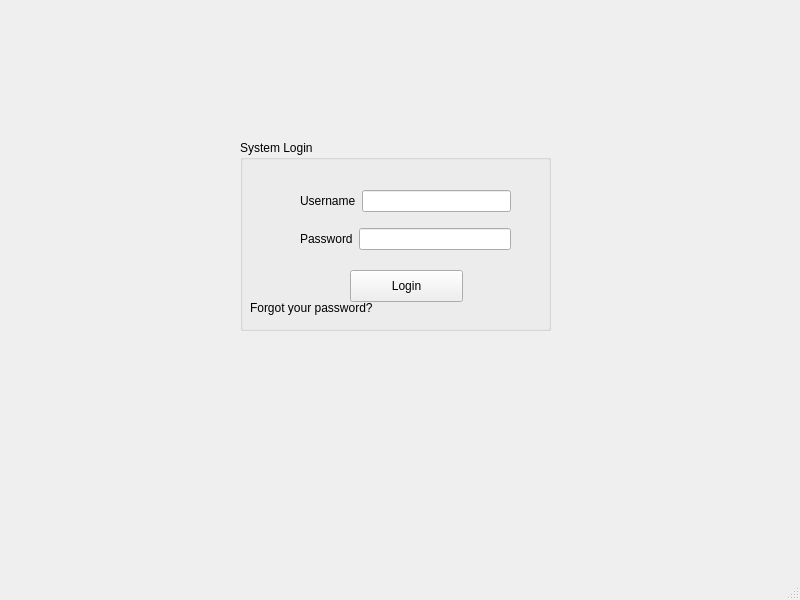
<?xml version="1.0" encoding="UTF-8"?>
<ui version="4.0">
 <class>MainWindow</class>
 <widget class="QMainWindow" name="MainWindow">
  <property name="geometry">
   <rect>
    <x>0</x>
    <y>0</y>
    <width>800</width>
    <height>600</height>
   </rect>
  </property>
  <property name="windowTitle">
   <string>MainWindow</string>
  </property>
  <widget class="QWidget" name="centralwidget">
   <widget class="QGroupBox" name="groupBox">
    <property name="geometry">
     <rect>
      <x>240</x>
      <y>140</y>
      <width>311</width>
      <height>191</height>
     </rect>
    </property>
    <property name="title">
     <string>System Login</string>
    </property>
    <widget class="QPushButton" name="pushButton_Login">
     <property name="geometry">
      <rect>
       <x>110</x>
       <y>130</y>
       <width>113</width>
       <height>32</height>
      </rect>
     </property>
     <property name="text">
      <string>Login</string>
     </property>
    </widget>
    <widget class="QLabel" name="label_3">
     <property name="geometry">
      <rect>
       <x>10</x>
       <y>160</y>
       <width>141</width>
       <height>16</height>
      </rect>
     </property>
     <property name="text">
      <string>Forgot your password?</string>
     </property>
    </widget>
    <widget class="QWidget" name="layoutWidget">
     <property name="geometry">
      <rect>
       <x>60</x>
       <y>40</y>
       <width>211</width>
       <height>81</height>
      </rect>
     </property>
     <layout class="QVBoxLayout" name="verticalLayout">
      <item>
       <layout class="QHBoxLayout" name="horizontalLayout">
        <item>
         <widget class="QLabel" name="label">
          <property name="text">
           <string>Username</string>
          </property>
         </widget>
        </item>
        <item>
         <widget class="QLineEdit" name="lineEdit_username"/>
        </item>
       </layout>
      </item>
      <item>
       <layout class="QHBoxLayout" name="horizontalLayout_2">
        <item>
         <widget class="QLabel" name="label_2">
          <property name="text">
           <string>Password</string>
          </property>
         </widget>
        </item>
        <item>
         <widget class="QLineEdit" name="lineEdit_password">
          <property name="echoMode">
           <enum>QLineEdit::Password</enum>
          </property>
         </widget>
        </item>
       </layout>
      </item>
     </layout>
    </widget>
   </widget>
  </widget>
  <widget class="QStatusBar" name="statusbar"/>
 </widget>
 <resources/>
 <connections/>
</ui>
